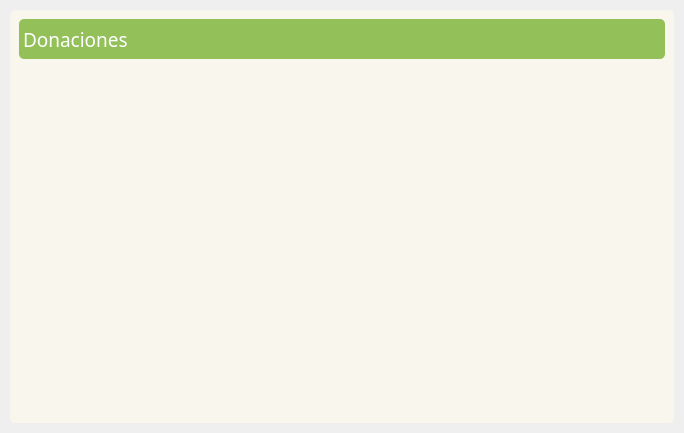
<?xml version="1.0" encoding="UTF-8"?>
<ui version="4.0">
 <class>donations</class>
 <widget class="QWidget" name="donations">
  <property name="geometry">
   <rect>
    <x>0</x>
    <y>0</y>
    <width>684</width>
    <height>433</height>
   </rect>
  </property>
  <property name="font">
   <font>
    <family>Rubik</family>
   </font>
  </property>
  <property name="windowTitle">
   <string>Form</string>
  </property>
  <property name="styleSheet">
   <string notr="true">border-radius: 5px</string>
  </property>
  <layout class="QVBoxLayout" name="verticalLayout">
   <property name="spacing">
    <number>0</number>
   </property>
   <property name="leftMargin">
    <number>0</number>
   </property>
   <property name="topMargin">
    <number>0</number>
   </property>
   <property name="rightMargin">
    <number>0</number>
   </property>
   <property name="bottomMargin">
    <number>0</number>
   </property>
   <item>
    <widget class="QFrame" name="central_widget_frame">
     <property name="styleSheet">
      <string notr="true">
border-radius: 5px;</string>
     </property>
     <property name="frameShape">
      <enum>QFrame::StyledPanel</enum>
     </property>
     <property name="frameShadow">
      <enum>QFrame::Raised</enum>
     </property>
     <layout class="QVBoxLayout" name="shadow_layout">
      <property name="spacing">
       <number>0</number>
      </property>
      <property name="leftMargin">
       <number>10</number>
      </property>
      <property name="topMargin">
       <number>10</number>
      </property>
      <property name="rightMargin">
       <number>10</number>
      </property>
      <property name="bottomMargin">
       <number>10</number>
      </property>
      <item>
       <widget class="QFrame" name="background_frame">
        <property name="styleSheet">
         <string notr="true">background: #F9F6EE;
border-radius: 5px;</string>
        </property>
        <property name="frameShape">
         <enum>QFrame::StyledPanel</enum>
        </property>
        <property name="frameShadow">
         <enum>QFrame::Raised</enum>
        </property>
        <layout class="QVBoxLayout" name="verticalLayout_2">
         <item>
          <widget class="QFrame" name="top_bar_frame">
           <property name="minimumSize">
            <size>
             <width>0</width>
             <height>40</height>
            </size>
           </property>
           <property name="maximumSize">
            <size>
             <width>16777215</width>
             <height>40</height>
            </size>
           </property>
           <property name="styleSheet">
            <string notr="true">background: #93C059;
</string>
           </property>
           <property name="frameShape">
            <enum>QFrame::StyledPanel</enum>
           </property>
           <property name="frameShadow">
            <enum>QFrame::Raised</enum>
           </property>
           <layout class="QHBoxLayout" name="horizontalLayout_3">
            <property name="spacing">
             <number>0</number>
            </property>
            <property name="leftMargin">
             <number>4</number>
            </property>
            <property name="topMargin">
             <number>0</number>
            </property>
            <property name="rightMargin">
             <number>4</number>
            </property>
            <property name="bottomMargin">
             <number>0</number>
            </property>
            <item>
             <widget class="QLabel" name="title_label">
              <property name="font">
               <font>
                <family>Rubik</family>
                <pointsize>14</pointsize>
                <bold>false</bold>
               </font>
              </property>
              <property name="styleSheet">
               <string notr="true">color: white;</string>
              </property>
              <property name="text">
               <string>Donaciones</string>
              </property>
             </widget>
            </item>
            <item>
             <spacer name="horizontalSpacer">
              <property name="orientation">
               <enum>Qt::Horizontal</enum>
              </property>
              <property name="sizeHint" stdset="0">
               <size>
                <width>40</width>
                <height>20</height>
               </size>
              </property>
             </spacer>
            </item>
            <item>
             <widget class="QFrame" name="buttons_holder_frame">
              <property name="minimumSize">
               <size>
                <width>0</width>
                <height>30</height>
               </size>
              </property>
              <property name="maximumSize">
               <size>
                <width>113</width>
                <height>16777215</height>
               </size>
              </property>
              <property name="frameShape">
               <enum>QFrame::StyledPanel</enum>
              </property>
              <property name="frameShadow">
               <enum>QFrame::Raised</enum>
              </property>
              <layout class="QHBoxLayout" name="horizontalLayout">
               <property name="spacing">
                <number>4</number>
               </property>
               <property name="leftMargin">
                <number>0</number>
               </property>
               <property name="topMargin">
                <number>0</number>
               </property>
               <property name="rightMargin">
                <number>0</number>
               </property>
               <property name="bottomMargin">
                <number>0</number>
               </property>
               <item>
                <widget class="QToolButton" name="minimize_button">
                 <property name="cursor">
                  <cursorShape>PointingHandCursor</cursorShape>
                 </property>
                 <property name="text">
                  <string/>
                 </property>
                 <property name="icon">
                  <iconset resource="recursos.qrc">
                   <normaloff>:/iconos/assets/icons/restore-window.png</normaloff>:/iconos/assets/icons/restore-window.png</iconset>
                 </property>
                 <property name="iconSize">
                  <size>
                   <width>16</width>
                   <height>16</height>
                  </size>
                 </property>
                </widget>
               </item>
               <item>
                <widget class="QToolButton" name="maximize_button">
                 <property name="cursor">
                  <cursorShape>PointingHandCursor</cursorShape>
                 </property>
                 <property name="text">
                  <string/>
                 </property>
                 <property name="icon">
                  <iconset resource="recursos.qrc">
                   <normaloff>:/iconos/assets/icons/maximize-window.png</normaloff>:/iconos/assets/icons/maximize-window.png</iconset>
                 </property>
                 <property name="iconSize">
                  <size>
                   <width>16</width>
                   <height>16</height>
                  </size>
                 </property>
                </widget>
               </item>
               <item>
                <widget class="QToolButton" name="restore_button">
                 <property name="cursor">
                  <cursorShape>PointingHandCursor</cursorShape>
                 </property>
                 <property name="text">
                  <string/>
                 </property>
                 <property name="icon">
                  <iconset resource="recursos.qrc">
                   <normaloff>:/iconos/assets/icons/minimize-window.png</normaloff>:/iconos/assets/icons/minimize-window.png</iconset>
                 </property>
                 <property name="iconSize">
                  <size>
                   <width>16</width>
                   <height>16</height>
                  </size>
                 </property>
                </widget>
               </item>
               <item>
                <widget class="QToolButton" name="close_button">
                 <property name="cursor">
                  <cursorShape>PointingHandCursor</cursorShape>
                 </property>
                 <property name="text">
                  <string/>
                 </property>
                 <property name="icon">
                  <iconset resource="recursos.qrc">
                   <normaloff>:/iconos/assets/icons/close-window.png</normaloff>:/iconos/assets/icons/close-window.png</iconset>
                 </property>
                 <property name="iconSize">
                  <size>
                   <width>16</width>
                   <height>16</height>
                  </size>
                 </property>
                </widget>
               </item>
              </layout>
             </widget>
            </item>
           </layout>
          </widget>
         </item>
         <item>
          <widget class="QFrame" name="content_frame">
           <property name="frameShape">
            <enum>QFrame::StyledPanel</enum>
           </property>
           <property name="frameShadow">
            <enum>QFrame::Raised</enum>
           </property>
           <layout class="QVBoxLayout" name="verticalLayout_3">
            <item>
             <widget class="QFrame" name="frame">
              <property name="frameShape">
               <enum>QFrame::StyledPanel</enum>
              </property>
              <property name="frameShadow">
               <enum>QFrame::Raised</enum>
              </property>
              <widget class="QTableWidget" name="registro_table">
               <property name="geometry">
                <rect>
                 <x>0</x>
                 <y>10</y>
                 <width>621</width>
                 <height>321</height>
                </rect>
               </property>
               <property name="contextMenuPolicy">
                <enum>Qt::NoContextMenu</enum>
               </property>
               <property name="styleSheet">
                <string notr="true">QTableWidget {
        gridline-color: #d0d0d0;
        font: 12pt &quot;Arial&quot;;
    }

    QTableWidget::item {
        color: black;
        padding: 5px;
    }

    QHeaderView::section {
        background-color: #f0f0f0;
        color: black;
        padding: 5px;
        border: 1px solid #d0d0d0;
    }

    QTableWidget::item:selected {
        background-color: #b0c4de;
        color: black;
    }

    QTableWidget QTableCornerButton::section {
        background-color: #f0f0f0;
        border: 1px solid #d0d0d0;
    }</string>
               </property>
              </widget>
             </widget>
            </item>
           </layout>
          </widget>
         </item>
        </layout>
       </widget>
      </item>
     </layout>
    </widget>
   </item>
  </layout>
 </widget>
 <resources>
  <include location="recursos.qrc"/>
 </resources>
 <connections/>
</ui>
